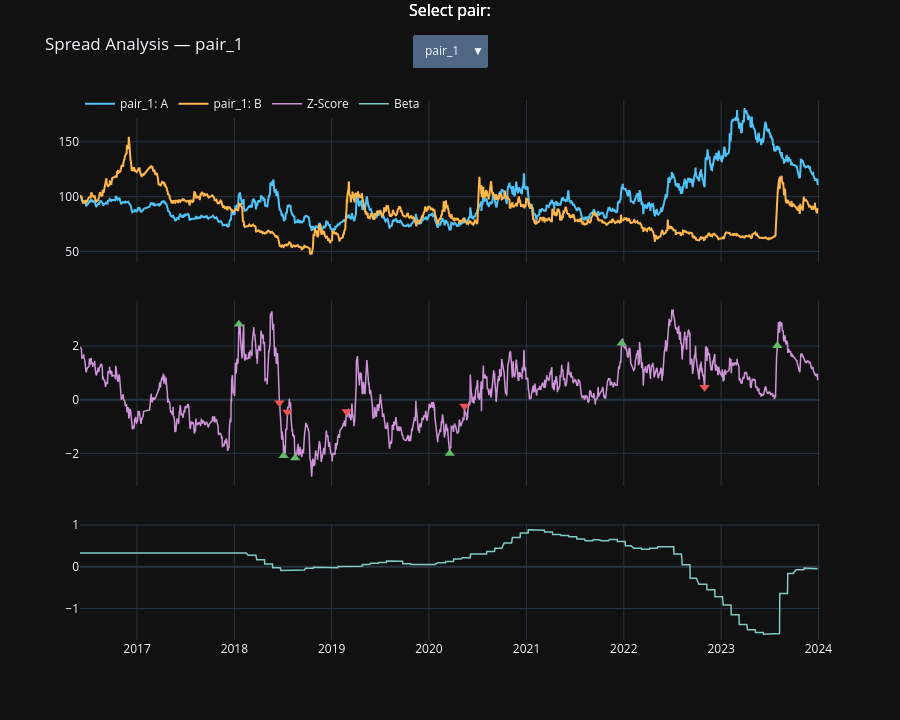

The notebook cell this image was saved under:
### Markdown cell above
## Chart 2 — Spread & Z-score with Trade Signals

### Code cell
pair_labels = list(result.spread_dfs.keys())
if not pair_labels:
    raise ValueError("No pair spread data available for chart generation.")

pair_cfg_by_label = {
    pair_cfg.pair_name or f"{pair_cfg.ts_code_a}/{pair_cfg.ts_code_b}": pair_cfg
    for pair_cfg in pair_cfgs
}

fig = make_subplots(
    rows=3, cols=1,
    shared_xaxes=True,
    row_heights=[0.35, 0.40, 0.25],
    subplot_titles=["Adjusted Close Prices (rebased to 100)", "Z-Score of Spread", "Rolling Hedge Ratio (Beta)"],
    vertical_spacing=0.07,
)

trace_pair_labels = []
for pair_label in pair_labels:
    sp = result.spread_dfs[pair_label]
    pair_cfg = pair_cfg_by_label.get(pair_label)
    visible = pair_label == pair_labels[0]

    base_a = sp["adj_close_a"].iloc[0]
    base_b = sp["adj_close_b"].iloc[0]

    fig.add_trace(
        go.Scatter(
            x=sp.index,
            y=sp["adj_close_a"] / base_a * 100,
            name=f"{pair_label}: A",
            line=dict(color="#4fc3f7"),
            visible=visible,
        ),
        row=1, col=1,
    )
    trace_pair_labels.append(pair_label)

    fig.add_trace(
        go.Scatter(
            x=sp.index,
            y=sp["adj_close_b"] / base_b * 100,
            name=f"{pair_label}: B",
            line=dict(color="#ffb74d"),
            visible=visible,
        ),
        row=1, col=1,
    )
    trace_pair_labels.append(pair_label)

    fig.add_trace(
        go.Scatter(
            x=sp.index,
            y=sp["z_score"],
            name="Z-Score",
            line=dict(color="#ce93d8", width=1.5),
            visible=visible,
        ),
        row=2, col=1,
    )
    trace_pair_labels.append(pair_label)

    if not result.trade_log.empty and "pair" in result.trade_log.columns:
        tlog = result.trade_log.copy()
        tlog["date"] = pd.to_datetime(tlog["date"])
        pair_trades = tlog[tlog["pair"] == pair_label]
        a_trades = pair_trades[pair_trades["leg"] == "A"].copy()
        a_trades = a_trades[a_trades["date"].isin(sp.index)]

        if not a_trades.empty:
            entries = a_trades[a_trades["action"].isin(["BUY", "SHORT_OPEN"])]
            exits = a_trades[a_trades["action"].isin(["SELL", "SHORT_CLOSE"])]

            if not entries.empty:
                fig.add_trace(
                    go.Scatter(
                        x=entries["date"],
                        y=sp.reindex(entries["date"])["z_score"],
                        mode="markers",
                        marker=dict(symbol="triangle-up", size=9, color="#66bb6a"),
                        name="Entries",
                        showlegend=False,
                        visible=visible,
                    ),
                    row=2, col=1,
                )
                trace_pair_labels.append(pair_label)

            if not exits.empty:
                fig.add_trace(
                    go.Scatter(
                        x=exits["date"],
                        y=sp.reindex(exits["date"])["z_score"],
                        mode="markers",
                        marker=dict(symbol="triangle-down", size=9, color="#ef5350"),
                        name="Exits",
                        showlegend=False,
                        visible=visible,
                    ),
                    row=2, col=1,
                )
                trace_pair_labels.append(pair_label)

    fig.add_trace(
        go.Scatter(
            x=sp.index,
            y=sp["hedge_ratio"],
            name="Beta",
            line=dict(color="#80cbc4", width=1.5),
            visible=visible,
        ),
        row=3, col=1,
    )
    trace_pair_labels.append(pair_label)

buttons = []
for pair_label in pair_labels:
    visible = [t == pair_label for t in trace_pair_labels]
    buttons.append({
        "label": pair_label,
        "method": "update",
        "args": [
            {"visible": visible},
            {"title": f"Spread Analysis — {pair_label}"},
        ],
    })

fig.update_layout(
    height=720,
    template="plotly_dark",
    title=f"Spread Analysis — {pair_labels[0]}",
    legend=dict(orientation="h", y=1.02),
    updatemenus=[{
        "active": 0,
        "buttons": buttons,
        "direction": "down",
        "x": 0.5,
        "y": 1.12,
        "xanchor": "center",
        "yanchor": "top",
    }],
    annotations=[{
        "text": "Select pair:",
        "x": 0.5,
        "y": 1.18,
        "xref": "paper",
        "yref": "paper",
        "showarrow": True,
        "arrowhead": 2,
        "ax": 0,
        "ay": 20,
        "font": {"color": "white"},
    }],
)
fig.show()

### Figure 1 — Plotly figure (JSON) as saved in the notebook; plotly's stock layout.template omitted (floating-point values rounded to 4 significant figures; data arrays with more than 128 entries replaced by an {"elided": "..."} marker saying what was removed)
{"data": [{"line": {"color": "#4fc3f7"}, "name": "pair_1: A", "type": "scatter", "visible": true, "x": {"elided": "1835 str values"}, "xaxis": "x", "y": {"elided": "1835 float values"}, "yaxis": "y"}, {"line": {"color": "#ffb74d"}, "name": "pair_1: B", "type": "scatter", "visible": true, "x": {"elided": "1835 str values"}, "xaxis": "x", "y": {"elided": "1835 float values"}, "yaxis": "y"}, {"line": {"color": "#ce93d8", "width": 1.5}, "name": "Z-Score", "type": "scatter", "visible": true, "x": {"elided": "1835 str values"}, "xaxis": "x2", "y": {"elided": "1835 float values"}, "yaxis": "y2"}, {"marker": {"color": "#66bb6a", "size": 9, "symbol": "triangle-up"}, "mode": "markers", "name": "Entries", "showlegend": false, "type": "scatter", "visible": true, "x": ["2018-01-18T00:00:00.000000", "2018-07-05T00:00:00.000000", "2018-08-17T00:00:00.000000", "2020-03-19T00:00:00.000000", "2021-12-24T00:00:00.000000", "2023-07-31T00:00:00.000000"], "xaxis": "x2", "y": [2.81, -2.092, -2.176, -2.0, 2.105, 2.012], "yaxis": "y2"}, {"marker": {"color": "#ef5350", "size": 9, "symbol": "triangle-down"}, "mode": "markers", "name": "Exits", "showlegend": false, "type": "scatter", "visible": true, "x": ["2018-06-19T00:00:00.000000", "2018-07-19T00:00:00.000000", "2019-02-26T00:00:00.000000", "2020-05-13T00:00:00.000000", "2022-10-31T00:00:00.000000"], "xaxis": "x2", "y": [-0.112, -0.4581, -0.4358, -0.2308, 0.4662], "yaxis": "y2"}, {"line": {"color": "#80cbc4", "width": 1.5}, "name": "Beta", "type": "scatter", "visible": true, "x": {"elided": "1835 str values"}, "xaxis": "x3", "y": {"elided": "1835 float values"}, "yaxis": "y3"}, {"line": {"color": "#4fc3f7"}, "name": "pair_2: A", "type": "scatter", "visible": false, "x": {"elided": "1839 str values"}, "xaxis": "x", "y": {"elided": "1839 float values"}, "yaxis": "y"}, {"line": {"color": "#ffb74d"}, "name": "pair_2: B", "type": "scatter", "visible": false, "x": {"elided": "1839 str values"}, "xaxis": "x", "y": {"elided": "1839 float values"}, "yaxis": "y"}, {"line": {"color": "#ce93d8", "width": 1.5}, "name": "Z-Score", "type": "scatter", "visible": false, "x": {"elided": "1839 str values"}, "xaxis": "x2", "y": {"elided": "1839 float values"}, "yaxis": "y2"}, {"marker": {"color": "#66bb6a", "size": 9, "symbol": "triangle-up"}, "mode": "markers", "name": "Entries", "showlegend": false, "type": "scatter", "visible": false, "x": ["2018-01-24T00:00:00.000000", "2018-03-26T00:00:00.000000", "2019-06-10T00:00:00.000000", "2020-12-23T00:00:00.000000", "2022-03-15T00:00:00.000000"], "xaxis": "x2", "y": [2.135, -1.71, -1.744, -1.71, -1.705], "yaxis": "y2"}, {"marker": {"color": "#ef5350", "size": 9, "symbol": "triangle-down"}, "mode": "markers", "name": "Exits", "showlegend": false, "type": "scatter", "visible": false, "x": ["2018-02-06T00:00:00.000000", "2019-02-18T00:00:00.000000", "2020-07-03T00:00:00.000000", "2021-05-28T00:00:00.000000", "2022-04-08T00:00:00.000000"], "xaxis": "x2", "y": [0.2114, -0.2833, -0.249, -0.3246, -0.3526], "yaxis": "y2"}, {"line": {"color": "#80cbc4", "width": 1.5}, "name": "Beta", "type": "scatter", "visible": false, "x": {"elided": "1839 str values"}, "xaxis": "x3", "y": {"elided": "1839 float values"}, "yaxis": "y3"}, {"line": {"color": "#4fc3f7"}, "name": "pair_3: A", "type": "scatter", "visible": false, "x": {"elided": "1681 str values"}, "xaxis": "x", "y": {"elided": "1681 float values"}, "yaxis": "y"}, {"line": {"color": "#ffb74d"}, "name": "pair_3: B", "type": "scatter", "visible": false, "x": {"elided": "1681 str values"}, "xaxis": "x", "y": {"elided": "1681 float values"}, "yaxis": "y"}, {"line": {"color": "#ce93d8", "width": 1.5}, "name": "Z-Score", "type": "scatter", "visible": false, "x": {"elided": "1681 str values"}, "xaxis": "x2", "y": {"elided": "1681 float values"}, "yaxis": "y2"}, {"marker": {"color": "#66bb6a", "size": 9, "symbol": "triangle-up"}, "mode": "markers", "name": "Entries", "showlegend": false, "type": "scatter", "visible": false, "x": ["2018-04-10T00:00:00.000000", "2018-10-29T00:00:00.000000", "2018-12-21T00:00:00.000000", "2019-02-26T00:00:00.000000", "2019-04-01T00:00:00.000000", "2019-06-12T00:00:00.000000", "2020-09-23T00:00:00.000000", "2022-04-27T00:00:00.000000", "2022-08-23T00:00:00.000000", "2023-03-23T00:00:00.000000"], "xaxis": "x2", "y": [-1.724, 1.583, 1.599, -1.547, -1.837, -1.514, 1.58, -2.007, 1.574, -1.759], "yaxis": "y2"}, {"marker": {"color": "#ef5350", "size": 9, "symbol": "triangle-down"}, "mode": "markers", "name": "Exits", "showlegend": false, "type": "scatter", "visible": false, "x": ["2018-05-30T00:00:00.000000", "2018-11-02T00:00:00.000000", "2019-01-17T00:00:00.000000", "2019-03-13T00:00:00.000000", "2019-05-30T00:00:00.000000", "2019-12-30T00:00:00.000000", "2020-10-12T00:00:00.000000", "2022-07-12T00:00:00.000000", "2022-08-31T00:00:00.000000", "2023-08-04T00:00:00.000000"], "xaxis": "x2", "y": [-0.4647, 0.6158, 0.4305, 0.2322, -0.4754, -0.5903, -0.2159, -0.6332, -0.2967, -0.5276], "yaxis": "y2"}, {"line": {"color": "#80cbc4", "width": 1.5}, "name": "Beta", "type": "scatter", "visible": false, "x": {"elided": "1681 str values"}, "xaxis": "x3", "y": {"elided": "1681 float values"}, "yaxis": "y3"}, {"line": {"color": "#4fc3f7"}, "name": "pair_4: A", "type": "scatter", "visible": false, "x": {"elided": "1814 str values"}, "xaxis": "x", "y": {"elided": "1814 float values"}, "yaxis": "y"}, {"line": {"color": "#ffb74d"}, "name": "pair_4: B", "type": "scatter", "visible": false, "x": {"elided": "1814 str values"}, "xaxis": "x", "y": {"elided": "1814 float values"}, "yaxis": "y"}, {"line": {"color": "#ce93d8", "width": 1.5}, "name": "Z-Score", "type": "scatter", "visible": false, "x": {"elided": "1814 str values"}, "xaxis": "x2", "y": {"elided": "1814 float values"}, "yaxis": "y2"}, {"marker": {"color": "#66bb6a", "size": 9, "symbol": "triangle-up"}, "mode": "markers", "name": "Entries", "showlegend": false, "type": "scatter", "visible": false, "x": ["2019-11-08T00:00:00.000000", "2020-07-07T00:00:00.000000", "2020-11-02T00:00:00.000000", "2021-09-23T00:00:00.000000", "2021-11-18T00:00:00.000000", "2022-03-08T00:00:00.000000", "2022-06-07T00:00:00.000000", "2022-09-21T00:00:00.000000"], "xaxis": "x2", "y": [2.269, 2.364, 2.029, 2.59, 2.304, 2.215, 2.239, 2.047], "yaxis": "y2"}, {"marker": {"color": "#ef5350", "size": 9, "symbol": "triangle-down"}, "mode": "markers", "name": "Exits", "showlegend": false, "type": "scatter", "visible": false, "x": ["2020-01-20T00:00:00.000000", "2020-08-05T00:00:00.000000", "2021-01-08T00:00:00.000000", "2021-10-13T00:00:00.000000", "2022-01-21T00:00:00.000000", "2022-04-29T00:00:00.000000", "2022-08-29T00:00:00.000000", "2022-10-12T00:00:00.000000"], "xaxis": "x2", "y": [0.4517, 0.4093, 0.2525, 0.4532, 0.2302, -0.4294, 0.4193, 0.4656], "yaxis": "y2"}, {"line": {"color": "#80cbc4", "width": 1.5}, "name": "Beta", "type": "scatter", "visible": false, "x": {"elided": "1814 str values"}, "xaxis": "x3", "y": {"elided": "1814 float values"}, "yaxis": "y3"}, {"line": {"color": "#4fc3f7"}, "name": "pair_5: A", "type": "scatter", "visible": false, "x": {"elided": "1816 str values"}, "xaxis": "x", "y": {"elided": "1816 float values"}, "yaxis": "y"}, {"line": {"color": "#ffb74d"}, "name": "pair_5: B", "type": "scatter", "visible": false, "x": {"elided": "1816 str values"}, "xaxis": "x", "y": {"elided": "1816 float values"}, "yaxis": "y"}, {"line": {"color": "#ce93d8", "width": 1.5}, "name": "Z-Score", "type": "scatter", "visible": false, "x": {"elided": "1816 str values"}, "xaxis": "x2", "y": {"elided": "1816 float values"}, "yaxis": "y2"}, {"marker": {"color": "#66bb6a", "size": 9, "symbol": "triangle-up"}, "mode": "markers", "name": "Entries", "showlegend": false, "type": "scatter", "visible": false, "x": ["2018-02-02T00:00:00.000000", "2018-06-01T00:00:00.000000", "2018-07-19T00:00:00.000000", "2018-08-31T00:00:00.000000", "2018-10-11T00:00:00.000000", "2019-03-06T00:00:00.000000", "2019-04-26T00:00:00.000000", "2019-05-16T00:00:00.000000", "2019-05-21T00:00:00.000000", "2019-06-14T00:00:00.000000", "2020-02-04T00:00:00.000000", "2021-03-02T00:00:00.000000", "2021-07-29T00:00:00.000000", "2021-09-01T00:00:00.000000", "2022-06-20T00:00:00.000000", "2022-08-19T00:00:00.000000"], "xaxis": "x2", "y": [2.083, -2.951, -2.005, -2.718, -2.553, 2.404, -2.259, -3.866, -3.973, -2.795, -2.199, 2.425, 2.387, 2.209, -2.109, -2.02], "yaxis": "y2"}, {"marker": {"color": "#ef5350", "size": 9, "symbol": "triangle-down"}, "mode": "markers", "name": "Exits", "showlegend": false, "type": "scatter", "visible": false, "x": ["2018-02-09T00:00:00.000000", "2018-06-21T00:00:00.000000", "2018-07-27T00:00:00.000000", "2018-10-08T00:00:00.000000", "2018-10-15T00:00:00.000000", "2019-04-02T00:00:00.000000", "2019-05-14T00:00:00.000000", "2019-05-17T00:00:00.000000", "2019-05-24T00:00:00.000000", "2019-07-24T00:00:00.000000", "2020-09-09T00:00:00.000000", "2021-04-27T00:00:00.000000", "2021-08-09T00:00:00.000000", "2021-11-01T00:00:00.000000", "2022-06-22T00:00:00.000000", "2022-11-10T00:00:00.000000"], "xaxis": "x2", "y": [0.3389, 0.01102, -0.3361, -0.3391, -0.3306, 0.4911, -4.533, -5.512, -5.76, 0.3526, 0.2505, 0.1115, 0.4596, 0.3475, 0.1685, -0.2716], "yaxis": "y2"}, {"line": {"color": "#80cbc4", "width": 1.5}, "name": "Beta", "type": "scatter", "visible": false, "x": {"elided": "1816 str values"}, "xaxis": "x3", "y": {"elided": "1816 float values"}, "yaxis": "y3"}], "layout": {"annotations": [{"arrowhead": 2, "ax": 0, "ay": 20, "font": {"color": "white", "size": 16}, "showarrow": true, "text": "Select pair:", "x": 0.5, "xanchor": "center", "xref": "paper", "y": 1.18, "yanchor": "bottom", "yref": "paper"}, {"arrowhead": 2, "ax": 0, "ay": 20, "font": {"color": "white", "size": 16}, "showarrow": true, "text": "Select pair:", "x": 0.5, "xanchor": "center", "xref": "paper", "y": 1.18, "yanchor": "bottom", "yref": "paper"}, {"arrowhead": 2, "ax": 0, "ay": 20, "font": {"color": "white", "size": 16}, "showarrow": true, "text": "Select pair:", "x": 0.5, "xanchor": "center", "xref": "paper", "y": 1.18, "yanchor": "bottom", "yref": "paper"}], "height": 720, "legend": {"orientation": "h", "y": 1.02}, "title": {"text": "Spread Analysis — pair_1"}, "updatemenus": [{"active": 0, "buttons": [{"args": [{"visible": [true, true, true, true, true, true, false, false, false, false, false, false, false, false, false, false, false, false, false, false, false, false, false, false, false, false, false, false, false, false]}, {"title": "Spread Analysis — pair_1"}], "label": "pair_1", "method": "update"}, {"args": [{"visible": [false, false, false, false, false, false, true, true, true, true, true, true, false, false, false, false, false, false, false, false, false, false, false, false, false, false, false, false, false, false]}, {"title": "Spread Analysis — pair_2"}], "label": "pair_2", "method": "update"}, {"args": [{"visible": [false, false, false, false, false, false, false, false, false, false, false, false, true, true, true, true, true, true, false, false, false, false, false, false, false, false, false, false, false, false]}, {"title": "Spread Analysis — pair_3"}], "label": "pair_3", "method": "update"}, {"args": [{"visible": [false, false, false, false, false, false, false, false, false, false, false, false, false, false, false, false, false, false, true, true, true, true, true, true, false, false, false, false, false, false]}, {"title": "Spread Analysis — pair_4"}], "label": "pair_4", "method": "update"}, {"args": [{"visible": [false, false, false, false, false, false, false, false, false, false, false, false, false, false, false, false, false, false, false, false, false, false, false, false, true, true, true, true, true, true]}, {"title": "Spread Analysis — pair_5"}], "label": "pair_5", "method": "update"}], "direction": "down", "x": 0.5, "xanchor": "center", "y": 1.12, "yanchor": "top"}], "xaxis": {"anchor": "y", "domain": [0, 1], "matches": "x3", "showticklabels": false}, "xaxis2": {"anchor": "y2", "domain": [0, 1], "matches": "x3", "showticklabels": false}, "xaxis3": {"anchor": "y3", "domain": [0, 1]}, "yaxis": {"anchor": "x", "domain": [0.699, 1]}, "yaxis2": {"anchor": "x2", "domain": [0.285, 0.629]}, "yaxis3": {"anchor": "x3", "domain": [0, 0.215]}}}
